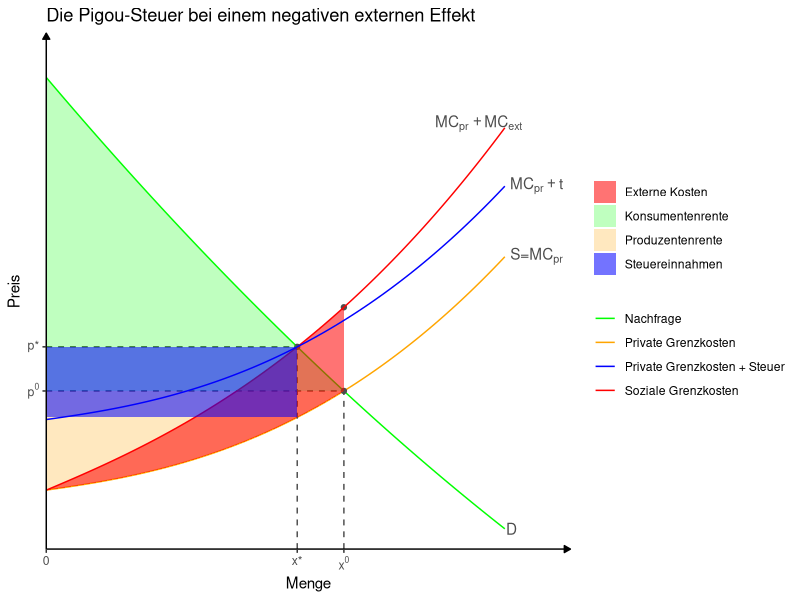
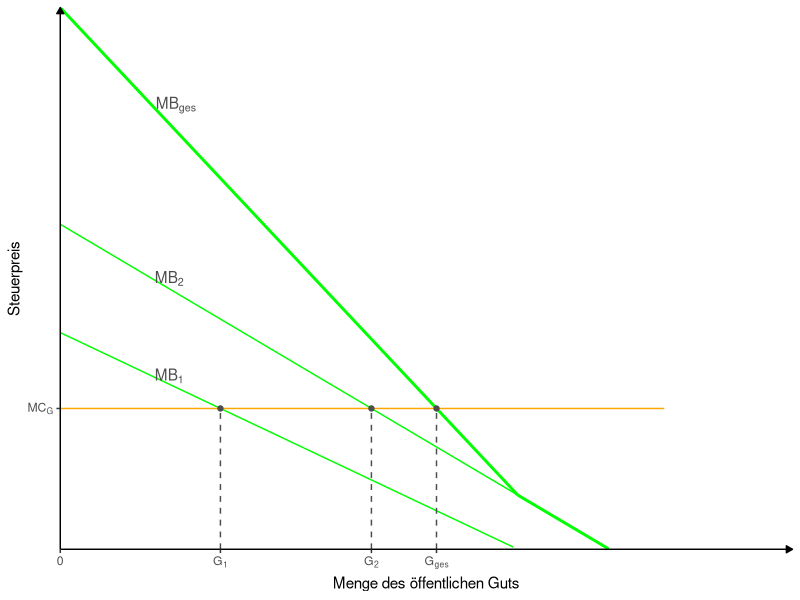

Reproduce these figures in R, in order.
## ---- chunk 1
# Bibliotheken laden
library(tidyverse)
library(ggtext)

# Funktionen definieren

x <- 0:5

demand <- function(x) (x - 8)^2-5*x
supply <- function(x) x^2.5 + 2.5*x + 8
#t <-10
supply_ext <- function(x) x^2.5 + 7.5*x + 8

#labels <- c("Nachfrage", "Angebot")

#Gleichgewichtsmengen
q <- uniroot(function(x) demand(x) - supply(x), range(x))$root

q_t <- uniroot(function(x) demand(x) - supply_ext(x), range(x))$root

#Gleichgewichtspreise
p <- supply(q)
p_t <- supply_ext(q_t)

p_ext <- supply_ext(q)

test <- "x^t"

# Angebotsfunktion mit Steuer

t <- supply_ext(q_t) - supply(q_t)

supply_t <- function(x) x^2.5 + 2.5*x + 8 + t

# Konsumenten- und Produzentenrente

z <- seq(0, q, 0.01)
z_t <- seq(0, q_t, 0.01)
z_wfl <- seq(0, q, 0.01)

# Chart

chart <- ggplot() +
  stat_function(aes(color = "Nachfrage"), fun = demand, xlim = c(0,3.5))+
  annotate(geom = "text", x=3.5, y=demand(3.5), hjust=-0.1, label="D",color = "grey30")+
  stat_function(aes(color = "Private Grenzkosten"), fun = supply, xlim = c(0,3.5))+
  annotate(geom = "text", x=3.5, y=supply(3.5), hjust=-0.1, label=expression("S=MC"[pr]), color = "grey30")+ 
  annotate("point", x = q, y = p, color = "grey30")+
  annotate("segment", x = q, xend = q, y = 0, yend = p,
           linetype = "dashed", color = "grey30") +
  annotate("segment", x = 0, xend = q, y = p, yend = p,
           linetype = "dashed", color = "grey30")+
  annotate("point", x = q, y = p_ext, color = "grey30")+
  geom_ribbon(aes(x = z, ymin = supply(z), ymax = p,
                  fill = "Produzentenrente"), alpha = 0.25) +
  stat_function(aes(color = "Soziale Grenzkosten"), fun = supply_ext, xlim = c(0,3.5))+
  annotate(geom = "text", x=3.5, y=supply_ext(3.5)+.5, hjust=0.8, label=expression("MC"[pr]~+MC[ext]),color = "grey30")+
  annotate("point", x = q_t, y = p_t, color = "grey30")+
  annotate("segment", x = q_t, xend = q_t, y = 0, yend = p_t,
           linetype = "dashed", color = "grey30") +
  annotate("segment", x = 0, xend = q_t, y = p_t, yend = p_t,
           linetype = "dashed", color = "grey30")+
  # annotate("text", x=1, y=16, label="PR", color="grey30")+
  #Preis abzüglich steuer
  # annotate("segment", x = 0, xend = q_t, y = p_t-t, yend = p_t-t,
  #        linetype = "dashed", color = "grey30")+
  geom_ribbon(aes(x = z, ymin = p, ymax = demand(z),
                  fill = "Konsumentenrente"), alpha = 0.25)+
  # geom_ribbon(aes(x = z_t, ymin = p_t-t, ymax = p_t,
  #                fill = "Steuereinnahmen"), alpha = 0.55)+
  # geom_ribbon(aes(x = z_wfl, ymin = supply(z_wfl), ymax = demand(z_wfl),
  #                fill = "Wohlfahrtsverlust"), alpha = 0.55)+
  #  annotate("text", x=1, y=28, label="KR", color="grey30")+
  #Soziale Kosten
  geom_ribbon(aes(x = z_wfl, ymin = supply(z_wfl), ymax = supply_ext(z_wfl),
                  fill = "Externe Kosten"), alpha = 0.55)+
  # annotate("text", x=q+1, y=p_t, label="Wohlfahrtsverlust",color = "grey30")+
  #
  # Angebotsfunktion mit Pigou-Steuer
  #
  stat_function(aes(color = "Private Grenzkosten + Steuer"), fun = supply_t, xlim = c(0,3.5))+
  annotate(geom = "text", x=3.5, y=supply_t(3.5), hjust=-0.1, label=expression(MC[pr]+t),color = "grey30")+
  #
  #Steuereinnahmen
  geom_ribbon(aes(x = z_t, ymin = p_t-t, ymax = p_t,
                  fill = "Steuereinnahmen"), alpha = 0.55)+
  #
  scale_color_manual(values=c("green", "orange", "blue", "red"))+
  scale_fill_manual(values=c("red", "green", "orange", "blue"))+
  scale_x_continuous(expand = c(0, 0), 
                     breaks = c(0,q_t,q), labels = expression(0, "x*","x"^0),
                     limits = c(0, 4)) +
  scale_y_continuous(expand = c(0, 0), 
                     breaks = c(p, p_t), labels = expression("p"^0, "p*"),
                     limits = c(0,70)) +
  theme_classic() +
  theme(panel.grid = element_blank(),
        # legend.position = "none", #Damit Legende unterdrückt.
        #axis.breaks.x=element_markdown()
  ) +
  theme(axis.line = element_line(arrow = arrow(type='closed', length = unit(5,'pt'))))+
  labs(x = "Menge", y = "Preis", 
  color = NULL,
  fill = NULL,
  title="Die Pigou-Steuer bei einem negativen externen Effekt")
  


chart
## ---- chunk 2
# Bibliotheken laden
library(tidyverse)

# Funktionen definieren

x <- 0:5

demand2 <- function(x) 3-x
demand1 <- function(x) 2-.8*x

#Vertikale Aggregation
demandg <- function(x) demand1(x)+demand2(x) 

# Schnittpunkt 

q0 <- uniroot(function(x) demand2(x) - demandg(x), range(x))$root

p0 <- function(x) 1.3 #Horizontale Grenzkosten

q1 <- uniroot(function(x) demand1(x) - p0(x), range(x))$root

q2 <- uniroot(function(x) demand2(x) - p0(x), range(x))$root

qg <- uniroot(function(x) demandg(x) - p0(x), range(x))$root

q_knick <- uniroot(function(x) demand1(x), range(x))$root


# Chart

p  <- ggplot() +
  stat_function(aes(color = "Nachfrage"), fun = demand1, xlim = c(0,3.3))+
  annotate(geom = "text", x=.5, y=demand1(.5), hjust=-0.1, label=expression('MB'[1]),color = "grey30")+
  
  stat_function(aes(color = "Nachfrage"), fun = demand2, xlim = c(0,3.3))+
  annotate(geom = "text", x=.5, y=demand2(0.5), hjust=-0.1, label=expression('MB'[2]),color = "grey30")+
  
  stat_function(aes(color = "Nachfrage"), fun = demandg, xlim = c(0,q_knick), size=1)+
  annotate(geom = "text", x=.5, y=demandg(.5), hjust=-0.1, label=expression('MB'[ges]),color = "grey30")+
  
  stat_function(aes(color = "Nachfrage"), fun = demand2, xlim = c(q_knick,3.3), size=1)+
  stat_function(fun = p0, xlim = c(0,3.3), color="orange")+
  #
  annotate("point", x = q1, y = demand1(q1), color = "grey30")+
  annotate("point", x = q2, y = demand2(q2), color = "grey30")+
  annotate("point", x = qg, y = demandg(qg), color = "grey30")+
  #
  annotate("segment", x = q1, xend = q1, y = 0, yend = demand1(q1),
           linetype = "dashed", color = "grey30") +
  annotate("segment", x = q2, xend = q2, y = 0, yend = demand2(q2),
           linetype = "dashed", color = "grey30") +
  annotate("segment", x = qg, xend = qg, y = 0, yend = demandg(qg),
           linetype = "dashed", color = "grey30") +  
  scale_color_manual(values=c("green"))+
  #  scale_fill_manual(values=c("green", "orange"))+
  scale_x_continuous(expand = c(0, 0), 
                     breaks = c(0, q1, q2, qg), labels = expression(0, "G"[1], "G"[2], "G"[ges]),
                     limits = c(0, 4)) +
  scale_y_continuous(expand = c(0, 0), 
                     breaks = p0,
                     labels=expression("MC"[G]),
                     limits = c(0,5)
  ) +
  theme_classic() +
  theme(panel.grid = element_blank(),
        legend.position = "none", #Damit Legende unterdrückt.
  ) +
  theme(axis.line = element_line(arrow = arrow(type='closed', length = unit(5,'pt'))))+
  labs(x = "Menge des öffentlichen Guts", y = "Steuerpreis", 
       color = NULL, fill = NULL)
p

